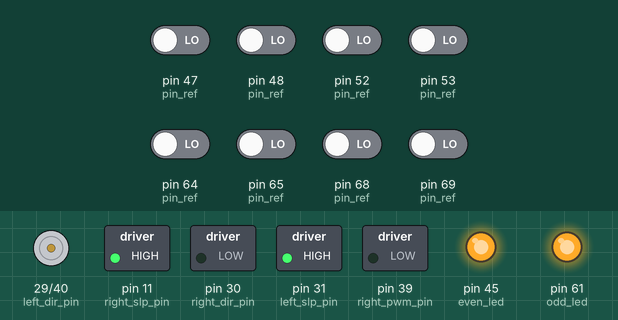
Bench run of a sketch on a simulated Arduino Mega 2560, built with avr-gcc and run on an emulated ATmega2560. On the bench: direction and speed pins drawn as motors (green arrow = direction pin HIGH = forward, orange = LOW = backward, longer = more drive), switched loads named in the sketch (green lamp = pin HIGH), output pins drawn as LEDs (lit = HIGH). The inputs (shaded band) are chosen by the test bench; at power-on: pin 47 (pin_ref), pin 48 (pin_ref), pin 52 (pin_ref), pin 53 (pin_ref), pin 64 (pin_ref), pin 65 (pin_ref), pin 68 (pin_ref), pin 69 (pin_ref) LOW.

Above: at 1.2 s.
1.3 s: pin 65 (pin_ref) driven HIGH
At 1.7 s:
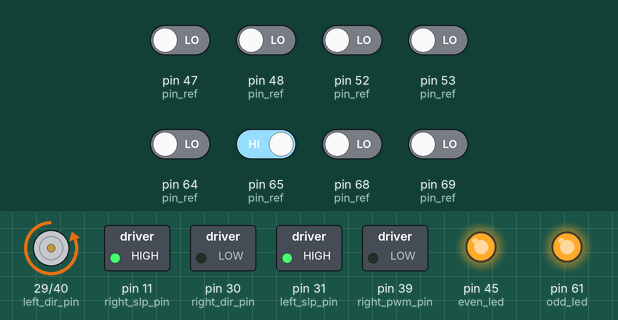
2.8 s: pin 47 (pin_ref) driven HIGH
5.8 s: pin 53 (pin_ref) driven HIGH
Timing chart, 0 to 6.0 s (numbered marks = the images above; inputs shaded):
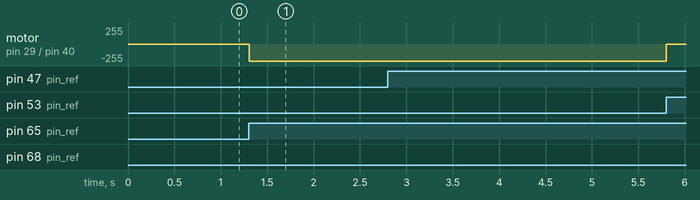

The sketch:

PD_controller.ino
```cpp
// DECLARE motor pins
const int left_slp_pin = 31;
const int left_dir_pin = 29;
const int left_pwm_pin = 40;
const int right_slp_pin = 11;
const int right_dir_pin = 30;
const int right_pwm_pin = 39;


// DECLARE reflectance pins
int pin_ref[8] = {65, 48, 64, 47, 52, 68, 53, 69};

// DECLARE LED pins
const int even_led = 45;
const int odd_led = 61;

// DECLARE led weights
const float sensor_weights[] = {-1.75, -1.25, -.75, -0.45, 0.45, 0.75, 1.25, 1.75};

// DECLARE states
bool reached_black_line = false; // indicates when a horizontal black line has been reached
bool reached_first_line = false; // indicates when one end of the track has been reached

// DECLARE speed values
const float right_motor = 105; //105
const float left_motor = 105; //105

const float Kp = 28; //30
const float Kd = 50; //200
const float turn_speed = 85;//75

float prev_error;

// declare LED values
int ref_LED[8];


void setup() {


  pinMode(left_slp_pin, OUTPUT);
  pinMode(left_dir_pin, OUTPUT);
  pinMode(left_pwm_pin, OUTPUT);
  pinMode(right_slp_pin, OUTPUT);
  pinMode(right_dir_pin, OUTPUT);
  pinMode(right_pwm_pin, OUTPUT);


  pinMode(odd_led, OUTPUT);
  pinMode(even_led, OUTPUT);
  digitalWrite(odd_led, HIGH);
  digitalWrite(even_led, HIGH);

  digitalWrite(left_dir_pin, LOW);
  digitalWrite(right_dir_pin, LOW);
  digitalWrite(left_slp_pin, HIGH);
  digitalWrite(right_slp_pin, HIGH);


  prev_error = 0;
}

void loop() {
  read_sensor_values();

  float error = 0;
  for (int i = 0; i < 8; i++) {
    error += (ref_LED[i] * sensor_weights[i]);
  }


  reached_black_line = all_black(ref_LED);

  if (reached_black_line == true) {
    if (reached_first_line == true) {
      analogWrite(left_pwm_pin, 0);
      analogWrite(right_pwm_pin, 0);
      while(true) {}
    }
    else {
      reached_black_line = false;
      reached_first_line = true;
      turn_around();
    }
  }

   float motorspeed = Kp * error + Kd*(error-prev_error);

   make_turn(motorspeed);
   prev_error = error;
}

void read_sensor_values() {
  for (int i = 0; i < 8; i++) {
    ref_LED[i] = get_sensor_value(pin_ref[i], 700);
  }
}


int get_sensor_value(int pin, int delay_length) {
  pinMode(pin, OUTPUT);
  digitalWrite(pin, HIGH);

  delayMicroseconds(10);
  pinMode(pin, INPUT);
  delayMicroseconds(delay_length);
  int result = digitalRead(pin);
  return result;
}


int all_black (int arr[]) {
  int result = true;
  for (int i = 0; i < 8; i++) {
    if (arr[i] == 0) {
      result = false;
    }
  }
  return result;
}

void make_turn (int motorspeed) {
      analogWrite(left_pwm_pin, turn_speed-motorspeed);
      analogWrite(right_pwm_pin,turn_speed+motorspeed);
}

void turn_around() {

    digitalWrite(right_dir_pin, LOW);


    digitalWrite(left_dir_pin, HIGH);

    analogWrite(left_pwm_pin, 175);


    delay(520);

    digitalWrite(left_dir_pin, LOW);
    digitalWrite(right_dir_pin, LOW);

    analogWrite(left_pwm_pin, right_motor);
    analogWrite(right_pwm_pin, left_motor);

    return;
}
```

Measured:
- after the input at 1.3 s, motor on pin 29 (left_dir_pin) / pin 40 (left_pwm_pin): stopped → backward 255/255 at once
